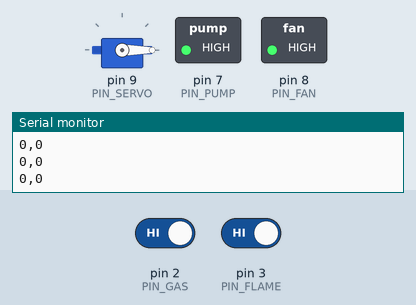
Recording of a sketch running on a simulated Arduino Uno, built with avr-gcc and run on an emulated ATmega328P. Parts: servo, switched loads named in the sketch (green lamp = pin HIGH), the last lines printed to the serial monitor. Inputs (shaded band) come from the test bench; at power-on: pin 2 (PIN_GAS) HIGH, pin 3 (PIN_FLAME) HIGH.

Above: at 1.2 s.
1.3 s: pin 2 (PIN_GAS) driven LOW
At 2.0 s:
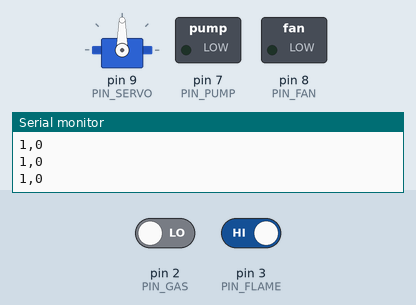
2.8 s: pin 2 (PIN_GAS) driven HIGH
At 3.2 s:
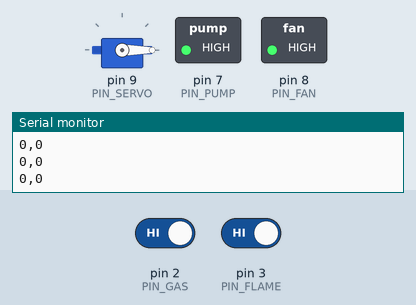
4.3 s: pin 3 (PIN_FLAME) driven LOW
At 5.7 s:
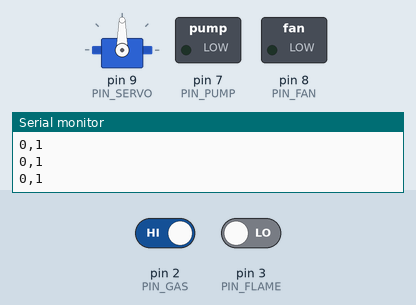
Timing chart, 0 to 7.3 s (numbered marks = the images above; inputs shaded):
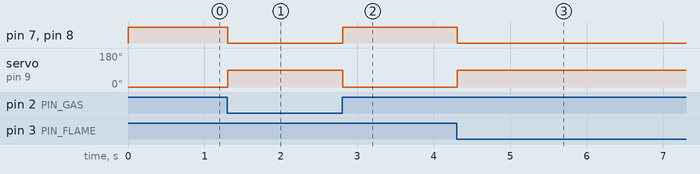

The sketch:

sensor.ino
```cpp
// [아두이노] 통합 제어 코드
// 가스, 불꽃, 열화상 신호 중 하나라도 감지되면 작동

#include <Servo.h>

// === 핀 설정 ===
const int PIN_GAS = 2;       // 가스 센서
const int PIN_FLAME = 3;     // 불꽃 센서
const int PIN_PUMP = 7;      // 워터 펌프 릴레이
const int PIN_FAN = 8;       // 팬 릴레이
const int PIN_SERVO = 9;     // 창문 서보모터

Servo myservo;

// === 상태 변수 ===
bool fire_thermal = false; // 열화상 감지 여부 (라즈베리파이에서 받음)
bool fire_gas = false;     // 가스 감지 여부
bool fire_flame = false;   // 불꽃 감지 여부

void setup() {
  Serial.begin(9600); // 통신 시작

  // 핀 모드 설정
  pinMode(PIN_GAS, INPUT);
  pinMode(PIN_FLAME, INPUT);
  pinMode(PIN_PUMP, OUTPUT);
  pinMode(PIN_FAN, OUTPUT);

  myservo.attach(PIN_SERVO);
  myservo.write(0); // 창문 닫기 (초기화)

  // 릴레이 초기화 (High가 꺼짐이라고 가정)
  digitalWrite(PIN_PUMP, HIGH);
  digitalWrite(PIN_FAN, HIGH);
}

void loop() {
  // 1. 라즈베리 파이로부터 열화상 신호 수신
  if (Serial.available() > 0) {
    char c = Serial.read();
    if (c == '1') fire_thermal = true;       // 열화상: 화재!
    else if (c == '0') fire_thermal = false; // 열화상: 정상
  }

  // 2. 아두이노 센서 읽기 (보통 감지되면 LOW=0 출력)
  // 센서마다 다를 수 있으니 반대로 동작하면 == HIGH로 바꾸세요.
  fire_gas = (digitalRead(PIN_GAS) == LOW);
  fire_flame = (digitalRead(PIN_FLAME) == LOW);

  // 3. 화재 판단 (OR 조건)
  bool is_fire = (fire_thermal || fire_gas || fire_flame);

  // 4. 작동 제어
  if (is_fire) {
    // [화재 발생]
    digitalWrite(PIN_PUMP, LOW); // 펌프 ON
    digitalWrite(PIN_FAN, LOW);  // 팬 ON
    myservo.write(90);           // 창문 열기
  } else {
    // [정상 상태]
    digitalWrite(PIN_PUMP, HIGH); // 펌프 OFF
    digitalWrite(PIN_FAN, HIGH);  // 팬 OFF
    myservo.write(0);             // 창문 닫기
  }

  // 5. 라즈베리 파이로 현재 센서 상태 보고 (대시보드 표시용)
  // 형식: "가스상태,불꽃상태" (예: "1,0" -> 가스O, 불꽃X)
  Serial.print(fire_gas);
  Serial.print(",");
  Serial.println(fire_flame);

  delay(100); // 안정적인 통신을 위해 약간 대기
}
```

Measured:
- after the input at 1.3 s, pin 7 (PIN_PUMP), pin 8 (PIN_FAN): HIGH → LOW at once; servo on pin 9 (PIN_SERVO): 0° → 90° at once
- after the input at 2.8 s, pin 7 (PIN_PUMP), pin 8 (PIN_FAN): LOW → HIGH at once; servo on pin 9 (PIN_SERVO): 90° → 0° at once
- after the input at 4.3 s, pin 7 (PIN_PUMP), pin 8 (PIN_FAN): HIGH → LOW at once; servo on pin 9 (PIN_SERVO): 0° → 90° at once
